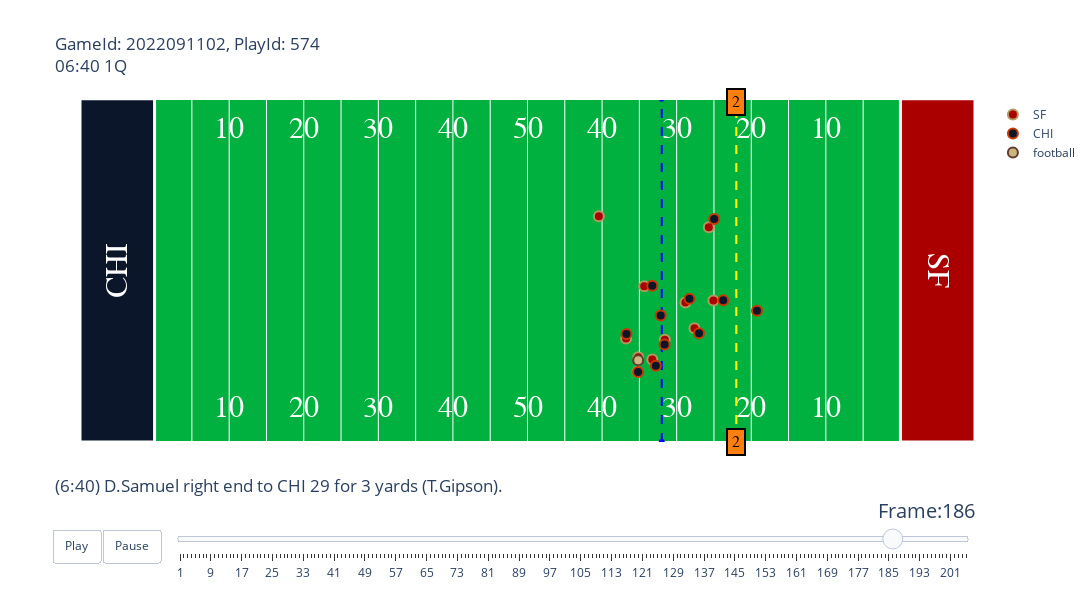

The code cell stored with this chart in its notebook:
### Code cell
gid = 2022091102
pid = 574

animate_play(games=games, tracking_df=tracking_df,
             play_df=plays, players=players, gameId=gid,
             playId=pid)
